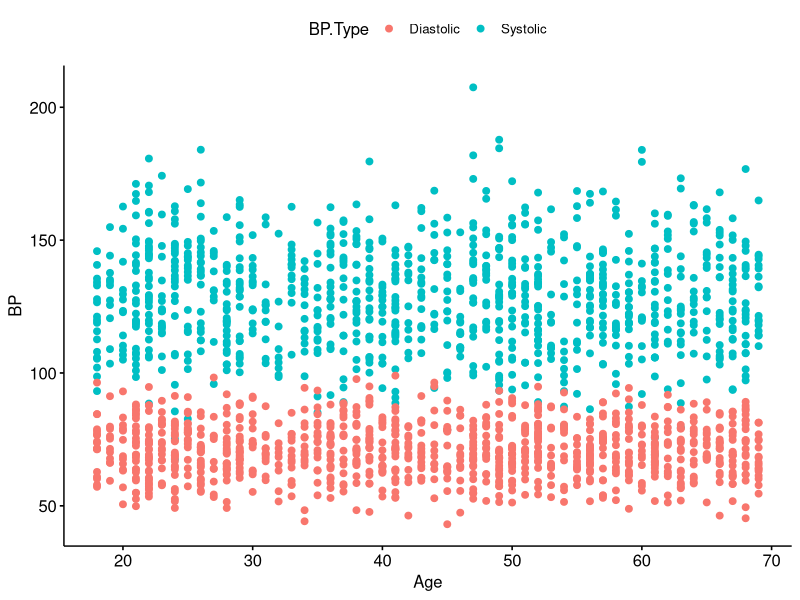
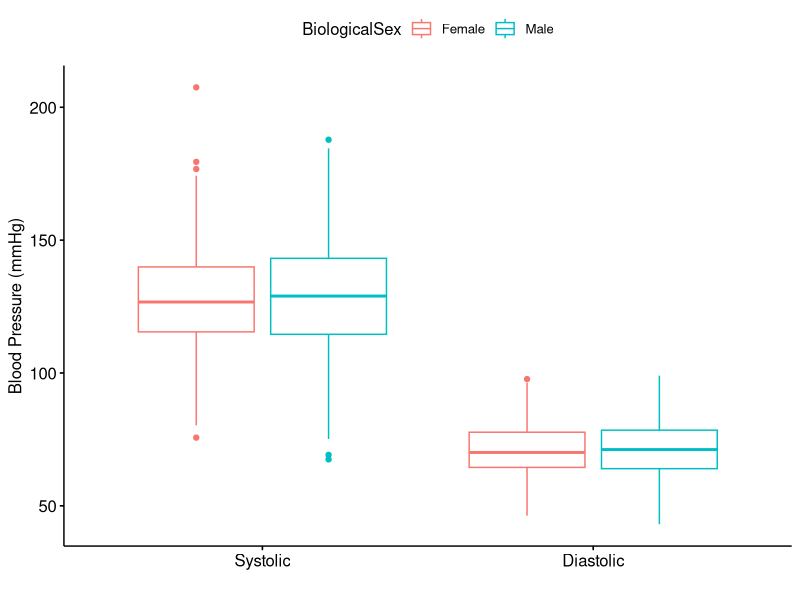

The R script that drew these images, in order:
## ---- chunk 1
knitr::opts_chunk$set(echo = TRUE)
## ---- chunk 2

# Install all tidyverse associated packages
#install.packages('tidyverse')

# If you only want to install the packages we will use in this lecture:
#install.packages('dplyr')
#install.packages('tidyr')

## ---- chunk 3

# Set a random seed
set.seed(103)

# Define a data frame with our randomly generated data
randomData <- data.frame('SubjectID' = seq(1:1000), 
                         'Systolic.BP' = rnorm(n = 1000,mean = 128,sd = 20),
                         'Diastolic.BP' = rnorm(n = 1000,mean = 71,sd = 10),
                         'Age' = trunc(runif(n = 1000,min = 18,max = 70)),
                         'Male' = rbinom(n = 1000,size = 1,prob = 0.5))
# Define binary variable for biological sex
randomData$BiologicalSex <- factor(ifelse(randomData$Male == 1,'Male','Female'))
# Define variable specifying age above 65 (medicare eligible)
randomData$MedicareAge <- ifelse(randomData$Age < 65,F,T)

## ---- chunk 4

# Subset to only those at medicare age using our binary variable
medicareData <- randomData[which(randomData$MedicareAge == T),]
head(medicareData)

# Subset to only those at medicare age using a continuous variable
medicareData <- randomData[randomData$Age >= 65,]
head(medicareData)

## ---- chunk 5

library(dplyr)

# Subset without pipe
medicareData <- filter(randomData,Age >= 65)

head(medicareData)

# Subset with a pipe
medicareData <- randomData %>%
  filter(Age >= 65)

head(medicareData)

## ---- chunk 6

medicareData <- randomData %>%
  dplyr::filter(Age >= 65) %>%
  dplyr::select(SubjectID,Systolic.BP,Diastolic.BP,BiologicalSex,Age)

head(medicareData)

## ---- chunk 7

medicareData <- randomData %>%
  filter(Age >= 65) %>%
  select(SubjectID,Systolic.BP,Diastolic.BP,BiologicalSex,Age) %>%
  mutate(MedicareID = row_number()) %>%
  mutate(BP.Diff = Systolic.BP - Diastolic.BP)

head(medicareData)

## ---- chunk 8

# Melt the data frame into a long form
longData1 <- reshape2::melt(randomData[,c('SubjectID','Systolic.BP','Diastolic.BP','Age','BiologicalSex')],
                           id.vars = c('SubjectID','Age','BiologicalSex'),value.name = 'BP',
                           variable.name = 'BP.Type')

head(longData1)

## ---- chunk 9
longData2 <- randomData %>%
  tidyr::gather(Systolic.BP,Diastolic.BP,key = BP.Type, value = BP)
head(longData2)

longData <- randomData %>%
  tidyr::pivot_longer(cols = c(Systolic.BP,Diastolic.BP),names_to = 'BP.Type', values_to = 'BP')
head(longData)
## ---- chunk 10

longData <- randomData %>%
  # Convert to long format
  tidyr::gather(key = BP.Type, value = BP,c('Systolic.BP','Diastolic.BP')) %>%
  # Split into two seperate variables
  tidyr::separate(col = BP.Type, into = c('BP.Type','Bad.ID')) %>%
  # Remove the bad ID variable
  select(-Bad.ID)
  
head(longData)

## ---- chunk 11

# Generate a scatter plot of age by systolic blood pressure
ggpubr::ggscatter(longData,x = 'Age',y = 'BP',color = 'BP.Type')

# Generate a boxplot for diastolic blood pressure distrubition by biological sex in our original dataset
ggpubr::ggboxplot(longData,x = 'BP.Type',y = 'BP',color = 'BiologicalSex',
                  ylab = 'Blood Pressure (mmHg)',xlab = '')

## ---- chunk 12
# Convert using spread
wideData1 <- longData %>%
  tidyr::spread(key = BP.Type,value = BP)
head(wideData1)
# Convert using pivot_wider
wideData <- longData %>%
  tidyr::pivot_wider(names_from = BP.Type,values_from = BP)
head(wideData)
## ---- chunk 13

longData %>%
  tidyr::spread(key = BP.Type,value = BP) %>%
  dplyr::mutate(MedicareAge = ifelse(Age >= 65,T,F)) %>%
  dplyr::group_by(BiologicalSex,MedicareAge) %>%
  dplyr::summarise(Mean.Age = mean(Age),Mean.Sys = mean(Systolic),Mean.Dias = mean(Diastolic))

